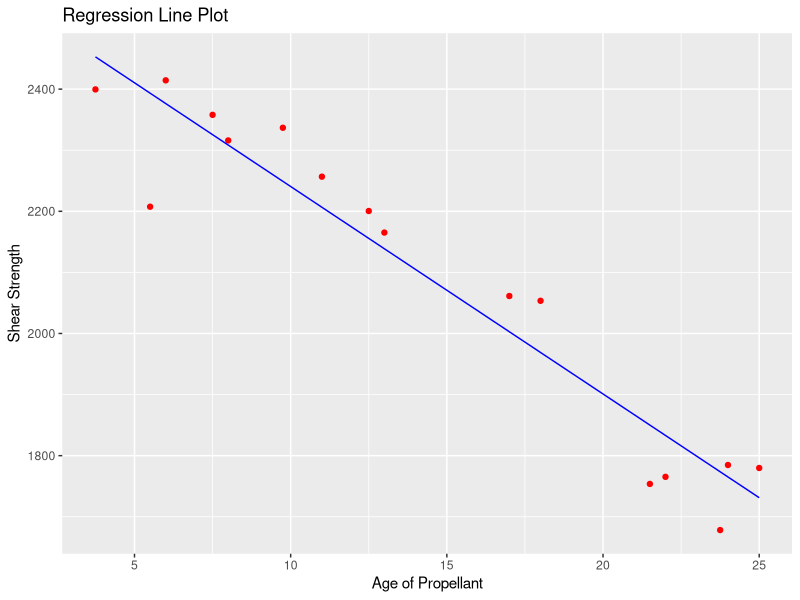
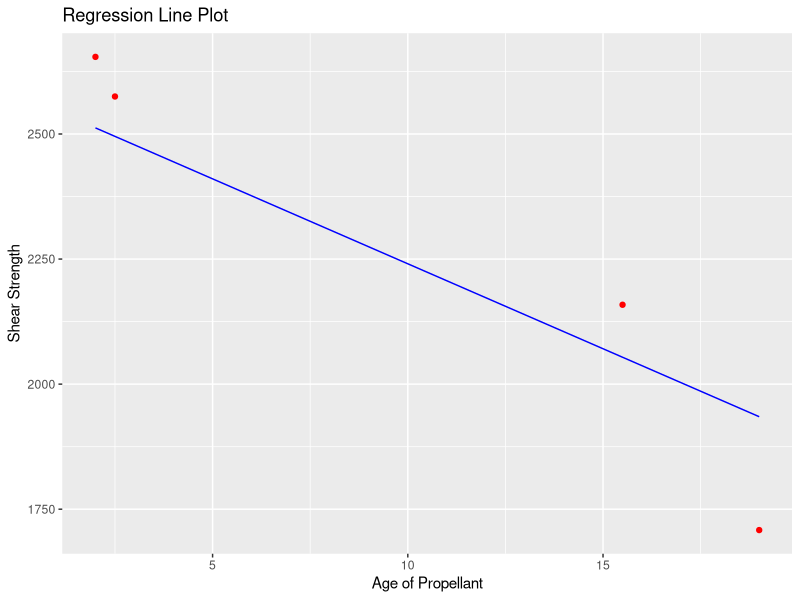
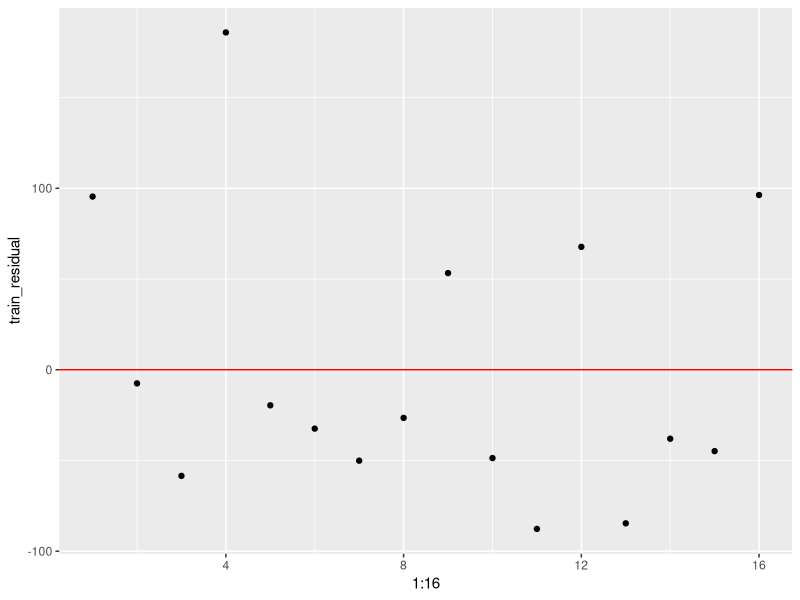
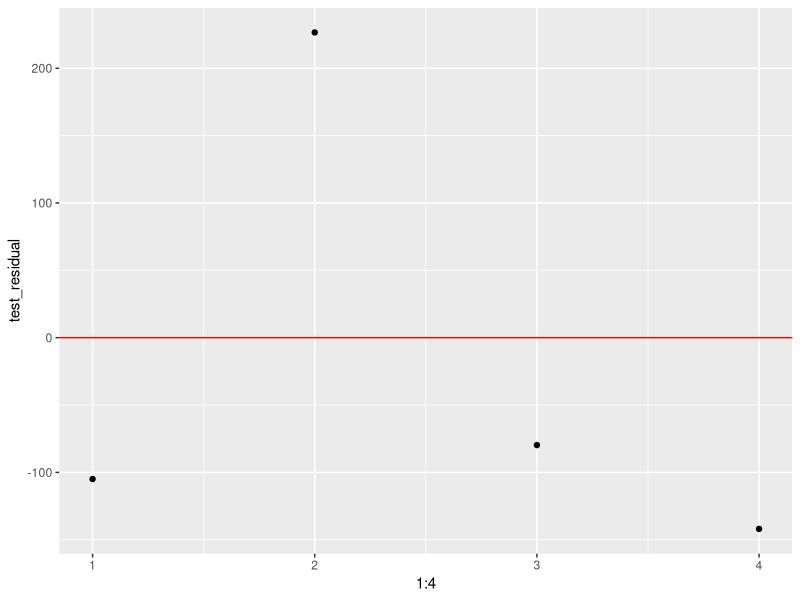
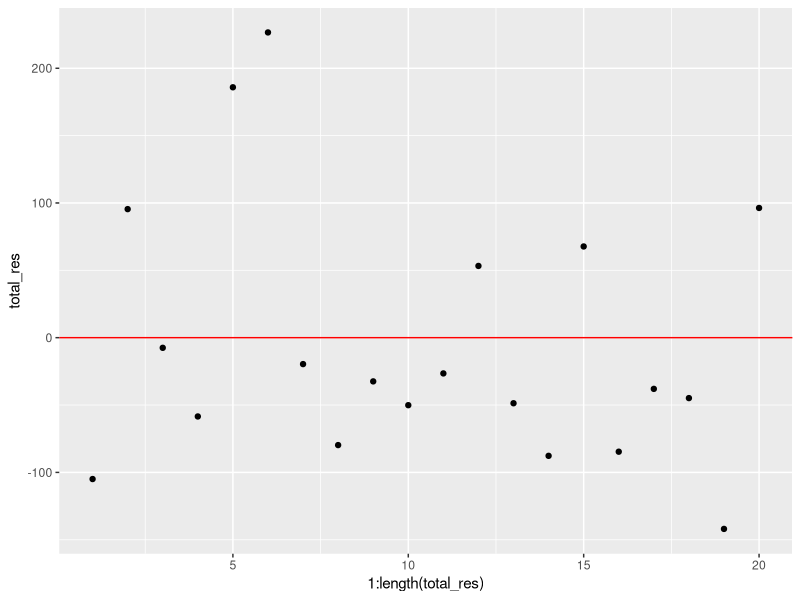
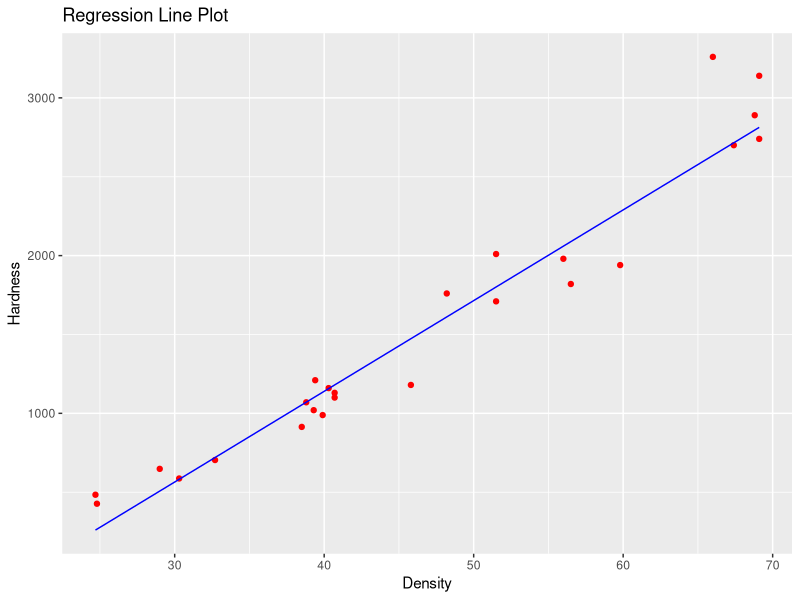
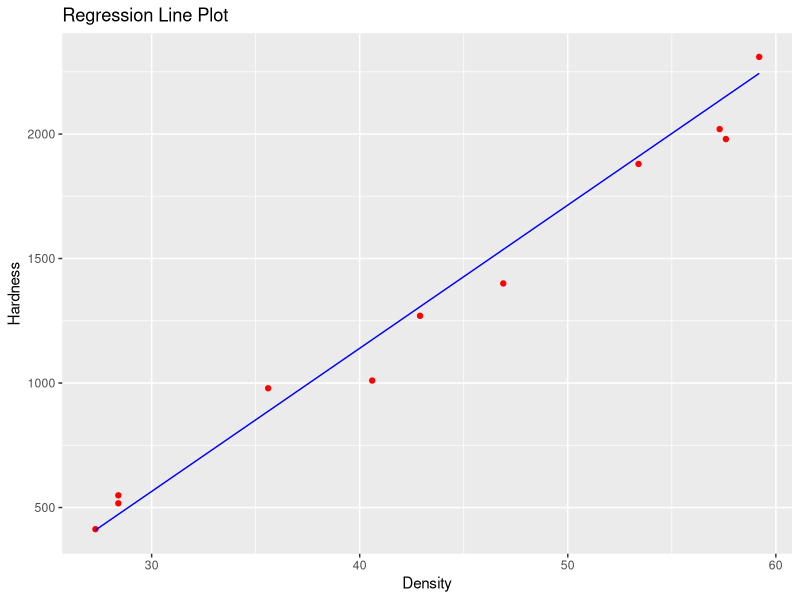
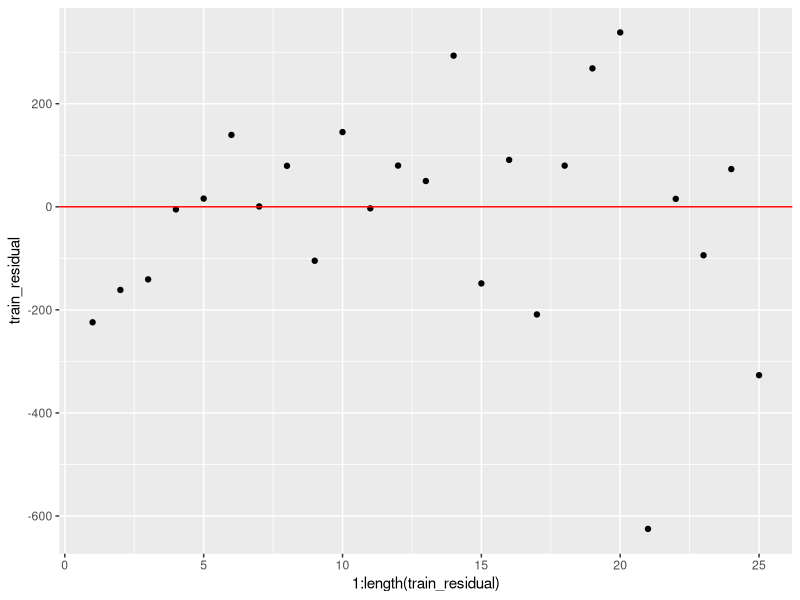

R code for these plots, in order:
# Simple Linear Regression on ROcket Fuel Data

library(caTools)
library(ggplot2)
set.seed(7)

df = read.csv("RocketFuel.csv")

# we predict Shear Strength based on Age of Propellant

split = sample.split(df$Shear.Strength, SplitRatio = 0.8)
training_set = subset(df, split == TRUE)
test_set = subset(df, split == FALSE)

model = lm(formula = Shear.Strength ~ Age.of.Propellant, data = training_set)

print(model)

y_train_pred = predict(model, training_set)

ggplot() +
  geom_point(aes(x = training_set$Age.of.Propellant,
                 y = training_set$Shear.Strength),
             colour = "red") +
  geom_line(aes(x = training_set$Age.of.Propellant,
                y = y_train_pred),
            colour = "blue") +
  ggtitle("Regression Line Plot")+
  xlab("Age of Propellant") + 
  ylab("Shear Strength")

y_test_pred = predict(model, test_set)

ggplot() +
  geom_point(aes(x = test_set$Age.of.Propellant,
                 y = test_set$Shear.Strength),
             colour = "red") +
  geom_line(aes(x = test_set$Age.of.Propellant,
                y = y_test_pred),
            colour = "blue") +
  ggtitle("Regression Line Plot")+
  xlab("Age of Propellant") + 
  ylab("Shear Strength")

# calculating residuals and plotting them
train_residual = y_train_pred - training_set$Shear.Strength
test_residual = y_test_pred - test_set$Shear.Strength

ggplot() +
  geom_point(aes(x = 1:16,
                 y = train_residual),
             colour = "black") + 
  geom_hline(yintercept = 0,
             linetype = "solid",
             color = "red")

ggplot() +
  geom_point(aes(x = 1:4,
                 y = test_residual),
             colour = "black") + 
  geom_hline(yintercept = 0,
             linetype = "solid",
             color = "red")

total_pred = predict(model, df)
total_res = total_pred - df$Shear.Strength

ggplot() +
  geom_point(aes(x = 1:length(total_res),
                 y = total_res),
             colour = "black") + 
  geom_hline(yintercept = 0,
             linetype = "solid",
             color = "red")

# Same procedure on Hardwood dataset

df = read.csv("eucalypt_hardwoods.csv")

# predicting hardness based on density
split = sample.split(df$hardness, SplitRatio = 0.7)            

training_set = subset(df, split == TRUE)
test_set = subset(df, split == FALSE)

model = lm(formula = hardness ~ density, data = df)
print(model)

y_train_pred = predict(model, training_set)
y_test_pred = predict(model, test_set)

ggplot() +
  geom_point(aes(x = training_set$density,
                 y = training_set$hardness),
             colour = "red") +
  geom_line(aes(x = training_set$density,
                y = y_train_pred),
            colour = "blue") +
  ggtitle("Regression Line Plot")+
  xlab("Density") + 
  ylab("Hardness")

ggplot() +
  geom_point(aes(x = test_set$density,
                 y = test_set$hardness),
             colour = "red") +
  geom_line(aes(x = test_set$density,
                y = y_test_pred),
            colour = "blue") +
  ggtitle("Regression Line Plot")+
  xlab("Density") + 
  ylab("Hardness")

# computing residuals
train_residual = y_train_pred - training_set$hardness
test_residual = y_test_pred - test_set$hardness

ggplot() +
  geom_point(aes(x = 1:length(train_residual),
                 y = train_residual),
             colour = "black") + 
  geom_hline(yintercept = 0,
             linetype = "solid",
             color = "red")

ggplot() +
  geom_point(aes(x = 1:length(test_residual),
                 y = test_residual),
             colour = "black") + 
  geom_hline(yintercept = 0,
             linetype = "solid",
             color = "red")

pred = predict(model,df)
total_res = df$hardness - pred
ggplot() +
  geom_point(aes(x = 1:length(total_res),
                 y = total_res),
             colour = "black") + 
  geom_hline(yintercept = 0,
             linetype = "solid",
             color = "red")
